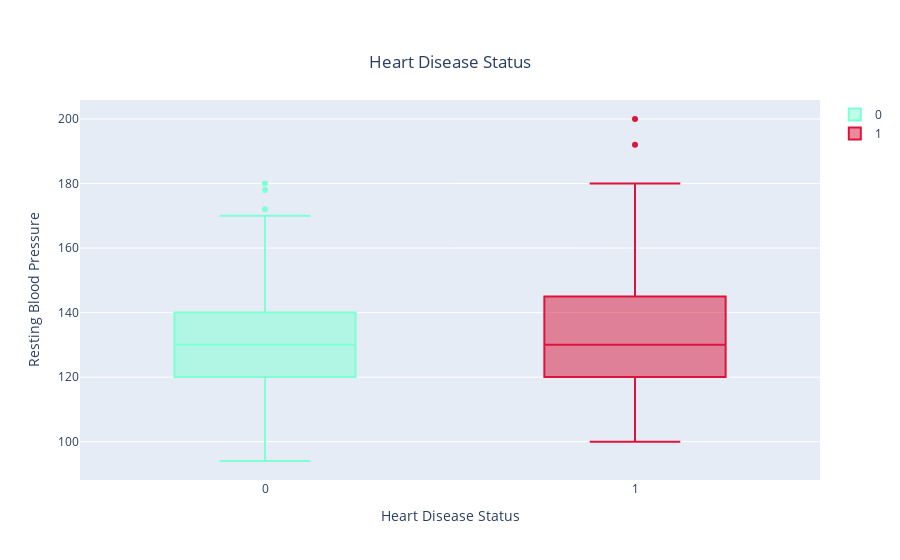

The notebook cell saved with this chart:
### Code cell
import plotly.graph_objects as go

# Assuming 'df1' is your DataFrame and 'colors' is defined as before
colors = ['aquamarine', 'crimson']

# Boxplot for 'trestbps' by 'target'
fig = go.Figure()

fig.add_trace(
    go.Box(
        y=df1[df1['target'] == 0]['trestbps'],
        name='0',
        marker_color=colors[0]
    )
)

fig.add_trace(
    go.Box(
        y=df1[df1['target'] == 1]['trestbps'],
        name='1',
        marker_color=colors[1]
    )
)

# Update titles and axis labels
fig.update_layout(
    title={
        'text': 'Heart Disease Status',
        'y':0.9,
        'x':0.5,
        'xanchor': 'center',
        'yanchor': 'top'
    },
    yaxis_title='Resting Blood Pressure',
    xaxis=dict(
        title='Heart Disease Status',
        tickmode='array',
        tickvals=[0, 1],
        ticktext=['0', '1']
    )
)

# Show the plot
fig.show()

### Figure 1 — Plotly figure (JSON) as saved in the notebook; plotly's stock layout.template omitted (floating-point values rounded to 4 significant figures; data arrays with more than 128 entries replaced by an {"elided": "..."} marker saying what was removed)
{"data": [{"marker": {"color": "aquamarine"}, "name": "0", "type": "box", "y": {"elided": "160 int values"}}, {"marker": {"color": "crimson"}, "name": "1", "type": "box", "y": {"elided": "137 int values"}}], "layout": {"title": {"text": "Heart Disease Status", "x": 0.5, "xanchor": "center", "y": 0.9, "yanchor": "top"}, "xaxis": {"tickmode": "array", "ticktext": ["0", "1"], "tickvals": [0, 1], "title": {"text": "Heart Disease Status"}}, "yaxis": {"title": {"text": "Resting Blood Pressure"}}}}
